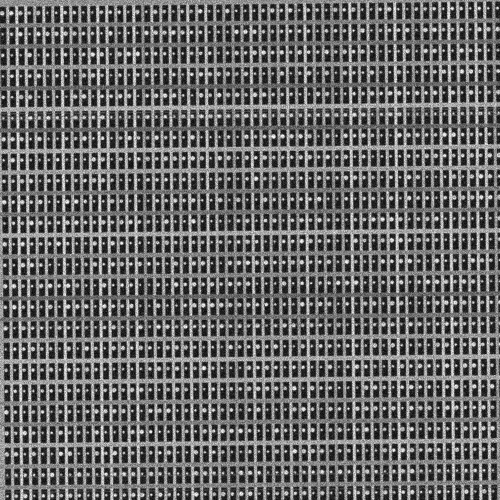
#> input picture dataset_v0.1/hard_test/FinFET/FinFET_00086/search.png, 1000 x 1000 px, found by its file name (shown at 1/2 size)
$ python inspect_sample.py
#> lines starting #> are read from the running program, lines starting #| are printed output that depends on the picture; long printed decimals are rounded
from pathlib import Path

import cv2


sample_dir = (
    Path(__file__).resolve().parent.parent
    / "dataset_v0.1"
    / "train"
    / "DRAM"
    / "DRAM_00001"
)

search_path = sample_dir / "search.png"
reference_path = sample_dir / "reference.png"

search = cv2.imread(str(search_path), cv2.IMREAD_GRAYSCALE)
#> search is the input picture: shape (1000, 1000); min 0, max 255, mean 104
reference = cv2.imread(str(reference_path), cv2.IMREAD_GRAYSCALE)
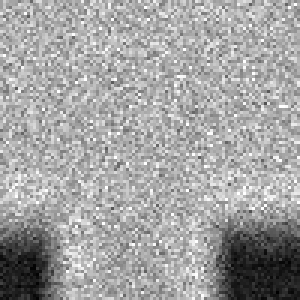
#> input picture dataset_v0.1/hard_test/FinFET/FinFET_00086/reference.png, 100 x 100 px, found by its file name (shown 3 times larger)
#> reference is the input picture: shape (100, 100); min 0, max 255, mean 162.6

print("Search shape:", search.shape)
#| Search shape: (1000, 1000)
print("Reference shape:", reference.shape)
#| Reference shape: (100, 100)

print("\nSearch:")
print("  min:", search.min())
#|   min: 0
print("  max:", search.max())
#|   max: 255
print("  mean:", search.mean())
#|   mean: 103.991
print("  std:", search.std())
#|   std: 66.862

print("\nReference:")
print("  min:", reference.min())
#|   min: 0
print("  max:", reference.max())
#|   max: 255
print("  mean:", reference.mean())
#|   mean: 162.5946
print("  std:", reference.std())
#|   std: 48.503
search_black = (search == 0).mean() * 100
#> search_black = 1.08
search_white = (search == 255).mean() * 100
#> search_white = 1.2

reference_black = (reference == 0).mean() * 100
#> reference_black = 0.01
reference_white = (reference == 255).mean() * 100
#> reference_white = 0.54

print("\nSaturation:")
print(f"Search pixels at 0:   {search_black:.2f}%")
#| Search pixels at 0:   1.08%
print(f"Search pixels at 255: {search_white:.2f}%")
#| Search pixels at 255: 1.20%

print(f"Reference pixels at 0:   {reference_black:.2f}%")
#| Reference pixels at 0:   0.01%
print(f"Reference pixels at 255: {reference_white:.2f}%")
#| Reference pixels at 255: 0.54%
# -----------------------------------------
# Simple 10x scale template-matching test
# -----------------------------------------

target_x, target_y = 759, 231

# High-magnification reference is approximately
# 10x larger than its low-magnification equivalent.
reference_small = cv2.resize(
    reference,
    (10, 10),
    interpolation=cv2.INTER_AREA
)

result = cv2.matchTemplate(
    search,
    reference_small,
    cv2.TM_CCOEFF_NORMED
)
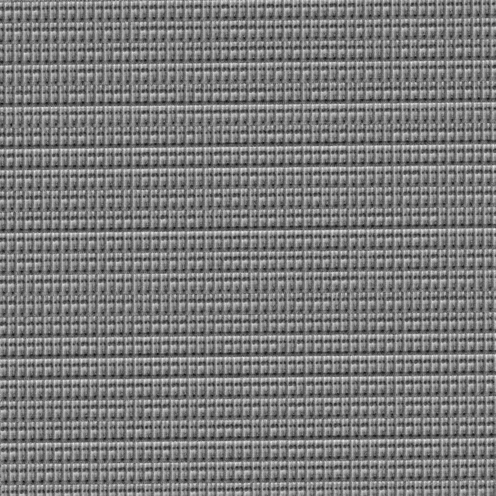
#> result: shape (991, 991) float32 (shown at 1/2 size); min -0.721, max 0.776, mean -0.00039; drawn with min black and max white

_, best_score, _, best_location = cv2.minMaxLoc(result)
#> best_score = 0.776; best_location = (988, 458)

best_x = best_location[0] + 5
#> best_x = 993
best_y = best_location[1] + 5
#> best_y = 463

# Score at ground-truth location
gt_x = target_x - 5
gt_y = target_y - 5

gt_score = result[gt_y, gt_x]
#> gt_score = 0.312

print("\nTemplate Matching:")
print("  Reference after 10x reduction:", reference_small.shape)
#|   Reference after 10x reduction: (10, 10)
print(f"  Ground truth: ({target_x}, {target_y})")
print(f"  Ground-truth score: {gt_score:.4f}")
#|   Ground-truth score: 0.3119
print(f"  Best predicted location: ({best_x}, {best_y})")
#|   Best predicted location: (993, 463)
print(f"  Best score: {best_score:.4f}")
#|   Best score: 0.7758
